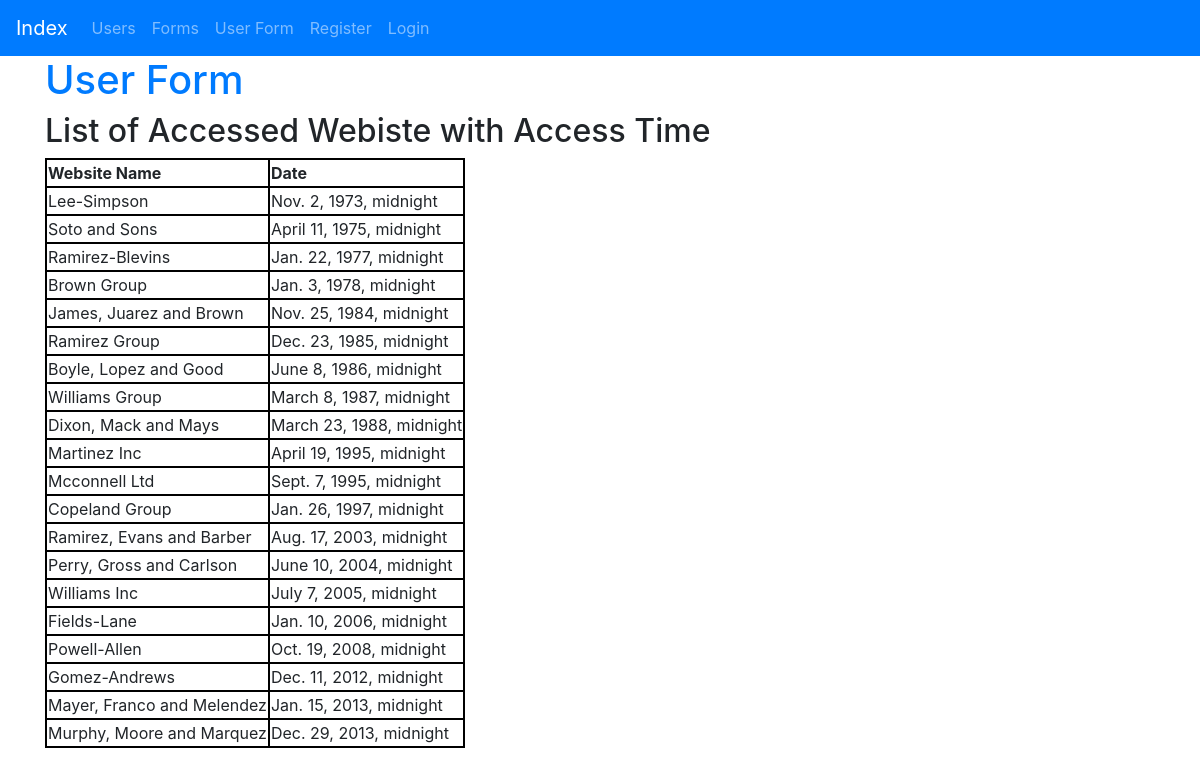
Page /firstApp/ on the committed database.
### firstApp/models.py (models this page shows, shortened)
class AccessDate(models.Model):
    webpage=models.ForeignKey(Webpage,on_delete=models.CASCADE)
    date=models.DateTimeField()

class Webpage(models.Model):
    topic=models.ForeignKey(Topic,on_delete=models.CASCADE)
    name=models.CharField(max_length=264)
    url=models.URLField()
    def __str__(self):
        return self.name

### firstApp/views.py (the view)
def index(request):
    accessList =AccessDate.objects.order_by("date")
    myDic={'accessList' : accessList,}
    return render(request,"index.html",context=myDic)

### template/index.html (shortened to what this page needs)
<!DOCTYPE html>
{% load staticfiles %}
<html>
<head>
  <link rel="stylesheet" href="{% static "css/mystyle.css" %}"/>
  <link rel="stylesheet" href="https://stackpath.bootstrapcdn.com/bootstrap/4.1.1/css/bootstrap.min.css">
</head>
<body>
  <nav class="navbar navbar-expand-lg navbar-dark bg-primary">
    <a class="navbar-brand" href="{%url 'firstApp:index'%}">Index</a>
    <div class="collapse navbar-collapse" id="navbarNav">
      <ul class="navbar-nav">
        <li class="nav-item">
          <a class="nav-link" href="{%url 'firstApp:users'%}">Users <span class="sr-only">(current)</span></a>
        </li>
        <li class="nav-item">
          <a class="nav-link" href="{%url 'firstApp:forms'%}">Forms</a>
        </li>
        <li class="nav-item">
          <a class="nav-link" href="{%url 'firstApp:userform'%}">User Form</a>
        </li>
        <li class="nav-item">
          <a class="nav-link" href="{%url 'firstApp:register'%}">Register</a>
        </li>
        {%if user.is_authenticated%}
        <li class="nav-item">
          <a class="nav-link" href="{%url 'userlogout'%}">Logout</a>
        </li>
        <li class="nav-item">
          <a class="nav-link">{{user.username}}</a>
        </li>
        {%else%}
        <li class="nav-item">
          <a class="nav-link" href="{%url 'firstApp:userlogin'%}">Login</a>
        </li>
        {%endif%}
      </ul>
    </div>
  </nav>
  {%block body_block%}
  <div class="container">
  <h1><a href="{% url 'firstApp:userform' %}">User Form </a></h1>
  <h2> List of Accessed Webiste with Access Time </h2>
  <div class="items">
    {% if accessList %}
    <table>
      <thead>
        <th>Website Name </th>
        <th> Date </th>
      </thead>
      {% for acc in accessList %}
      <tr>
        <td>{{acc.webpage}}</td>
        <td>{{acc.date}}</td>
      </tr>
      {% endfor %}
    </table>
    {% else %}
    <p> No date to access </p>
    {% endif %}
  </div>
</div>
{% endblock %}
</body>
</html>

### static/css/mystyle.css (style rules this page uses)
h1 { color:green }
table,th,td { border:2px solid black }

### rows in the picture
AccessDate: webpage "Lee-Simpson", date "Nov. 2, 1973, midnight"
AccessDate: webpage "Soto and Sons", date "April 11, 1975, midnight"
AccessDate: webpage "Ramirez-Blevins", date "Jan. 22, 1977, midnight"
AccessDate: webpage "Brown Group", date "Jan. 3, 1978, midnight"
AccessDate: webpage "James, Juarez and Brown", date "Nov. 25, 1984, midnight"
AccessDate: webpage "Ramirez Group", date "Dec. 23, 1985, midnight"
AccessDate: webpage "Boyle, Lopez and Good", date "June 8, 1986, midnight"
AccessDate: webpage "Williams Group", date "March 8, 1987, midnight"
AccessDate: webpage "Dixon, Mack and Mays", date "March 23, 1988, midnight"
AccessDate: webpage "Martinez Inc", date "April 19, 1995, midnight"
AccessDate: webpage "Mcconnell Ltd", date "Sept. 7, 1995, midnight"
AccessDate: webpage "Copeland Group", date "Jan. 26, 1997, midnight"
AccessDate: webpage "Ramirez, Evans and Barber", date "Aug. 17, 2003, midnight"
AccessDate: webpage "Perry, Gross and Carlson", date "June 10, 2004, midnight"
AccessDate: webpage "Williams Inc", date "July 7, 2005, midnight"
AccessDate: webpage "Fields-Lane", date "Jan. 10, 2006, midnight"
AccessDate: webpage "Powell-Allen", date "Oct. 19, 2008, midnight"
AccessDate: webpage "Gomez-Andrews", date "Dec. 11, 2012, midnight"
AccessDate: webpage "Mayer, Franco and Melendez", date "Jan. 15, 2013, midnight"
AccessDate: webpage "Murphy, Moore and Marquez", date "Dec. 29, 2013, midnight"
